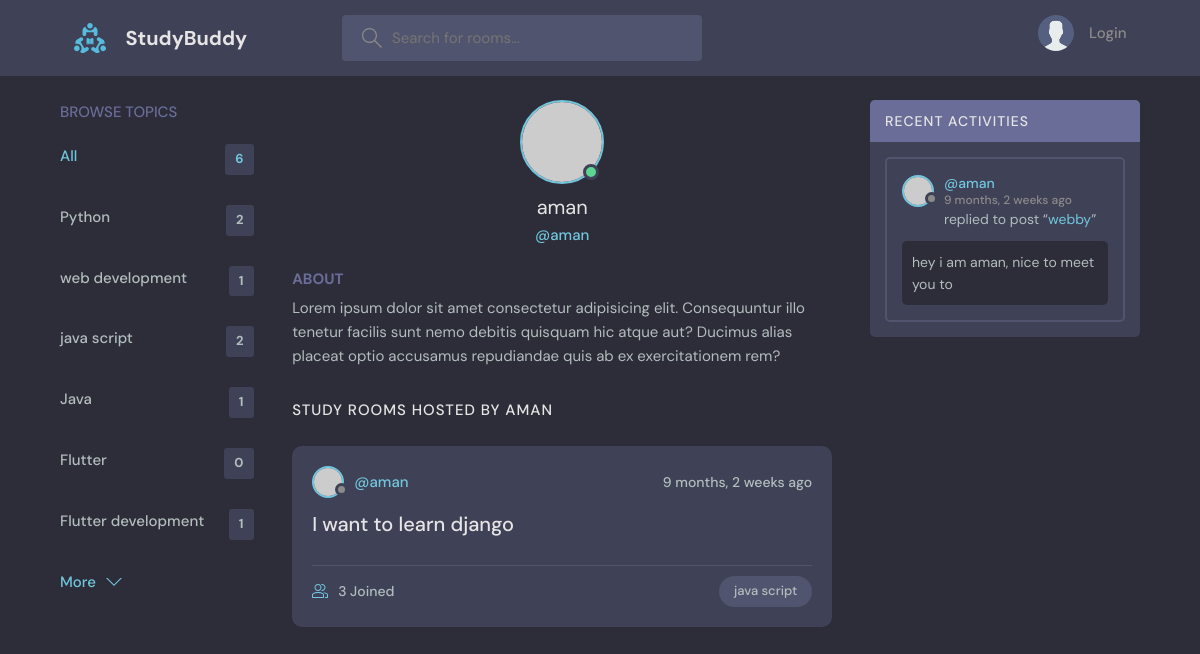
The page /profile/2 on the database its author committed.
### base/models.py (models this page shows, shortened)
class Topic(models.Model):
    name = models.CharField(max_length = 200)
    def __str__(self):
        return self.name

class Room(models.Model):
    host = models.ForeignKey(User, on_delete = models.SET_NULL, null = True)
    topic = models.ForeignKey(Topic, on_delete = models.SET_NULL, null = True)
    name = models.CharField(max_length=200)
    description = models.TextField(null = True)
    participants = models.ManyToManyField(User, related_name ='participants', blank=True)
    updated = models.DateTimeField(auto_now = True)
    created = models.DateTimeField(auto_now_add = True)
    class Meta:
        ordering = ['-updated', '-created']

class Message(models.Model):
    user = models.ForeignKey(User, on_delete = models.CASCADE)
    room = models.ForeignKey(Room, on_delete = models.CASCADE)
    body = models.TextField()
    updated = models.DateTimeField(auto_now = True)
    created = models.DateTimeField(auto_now_add = True)
    class Meta:
        ordering = ['-updated', '-created']

### base/views.py (the view)
# urls.py: path("profile/<str:pk>", views.userProfile, name = "profile"),
def userProfile(request, pk):
    user = User.objects.get(id = pk)
    rooms = user.room_set.all()
    room_messages = user.message_set.all()
    topics = Topic.objects.all()
    context = {'user':user, 'rooms':rooms, 'room_messages':room_messages, 'topics':topics}
    return render(request, 'base/profile.html', context)

### base/templates/base/profile.html (shortened to what this page needs)
{% extends 'main.html' %}
{% block content %}
<main class="layout layout--3">
  <div class="container">
    {% include 'base/topics_component.html' %}
    <div class="roomList">
      <div class="profile">
        <div class="profile__avatar">
          <div class="avatar avatar--large active">
            <img src="https://randomuser.me/api/portraits/men/11.jpg" />
          </div>
        </div>
        <div class="profile__info">
          <h3>{{user.username}}</h3>
          <p>@{{user.username}}</p>
        </div>
        <div class="profile__about">
          <h3>About</h3>
          <p>
            Lorem ipsum dolor sit amet consectetur adipisicing elit. Consequuntur illo tenetur
            facilis sunt nemo debitis quisquam hic atque aut? Ducimus alias placeat optio
            accusamus repudiandae quis ab ex exercitationem rem?
          </p>
        </div>
      </div>
      <div class="roomList__header">
        <div>
          <h2>Study Rooms Hosted by {{user.username}}</a>
          </h2>
        </div>
      </div>
      {% include 'base/feed_component.html' %}
    </div>
    {% include 'base/activity_component.html' %}
  </div>
</main>
{% endblock content %}
{% load static %}

### base/templates/base/topics_component.html (shortened to what this page needs)
<div class="topics">
  <div class="topics__header">
    <h2>Browse Topics</h2>
  </div>
  <ul class="topics__list">
    <li>
      <a href="{% url 'home' %}" class="active">All <span>{{topics.count}}</span></a>
    </li>
    {% for topic in topics %}
    <li>
      <a href="{% url 'home' %}?q={{topic}}">{{topic}} <span>{{topic.room_set.all.count}}</span></a>
    </li>
    {% endfor %}
  </ul>
  <a class="btn btn--link" href="topics.html">
    More
    <svg
      version="1.1"
      xmlns="http://www.w3.org/2000/svg"
      width="32"
      height="32"
      viewBox="0 0 32 32"
    >
      <title>chevron-down</title>
      <path d="M16 21l-13-13h-3l16 16 16-16h-3l-13 13z"></path>
    </svg>
  </a>
</div>

### base/templates/base/feed_component.html (shortened to what this page needs)
{% for room in rooms %}
<div class="roomListRoom">
  <div class="roomListRoom__header">
    <a href="{% url 'profile' room.host.id %}" class="roomListRoom__author">
      <div class="avatar avatar--small">
        <img src="https://randomuser.me/api/portraits/women/11.jpg" />
      </div>
      <span>@{{room.host.username}}</span>
    </a>
    <div class="roomListRoom__actions">
      <span>{{room.created | timesince}} ago</span>
    </div>
  </div>
  <div class="roomListRoom__content">
    <a href="{% url 'room' room.id %}">{{room.name}}</a>
  </div>
  <div class="roomListRoom__meta">
    <a href="{% url 'room' room.id %}" class="roomListRoom__joined">
      {{room.participants.all.count}} Joined
    </a>
    <p class="roomListRoom__topic">{{room.topic.name}}</p>
  </div>
</div>
{% endfor %}

### base/templates/base/activity_component.html (shortened to what this page needs)
<div class="activities">
  <div class="activities__header">
    <h2>Recent Activities</h2>
  </div>
  {% for message in room_messages %}
  <div class="activities__box">
    <div class="activities__boxHeader roomListRoom__header">
      <a href="{% url 'profile' message.user.id %}" class="roomListRoom__author">
        <div class="avatar avatar--small">
          <img src="https://randomuser.me/api/portraits/women/11.jpg" />
        </div>
        <p>
          @{{message.user}}
          <span>{{message.created | timesince}} ago</span>
        </p>
      </a>
    </div>
    <div class="activities__boxContent">
      <p>
        replied to post “<a href="{% url 'room' message.room.id %}">{{message.room.name}}</a
        >”
      </p>
      <div class="activities__boxRoomContent">
        {{message.body}}
      </div>
    </div>
  </div>
  {% endfor %}
</div>

### rows shown on the page
Topic: name "Python", room_set.all.count "2"
Topic: name "web development", room_set.all.count "1"
Topic: name "java script", room_set.all.count "2"
Topic: name "Java", room_set.all.count "1"
Topic: name "Flutter", room_set.all.count "0"
Topic: name "Flutter development", room_set.all.count "1"
Room: host.username "aman", created "9 months, 2 weeks", name "I want to learn django", participants.all.count "3", topic.name "java script"
Message: user "aman", created "9 months, 2 weeks", room.name "webby", body "hey i am aman, nice to meet you to"

### other values the page prints
{{ topics.count }} "6"
{{ user.username }} "aman"
{{ user.username }} "AMAN"
